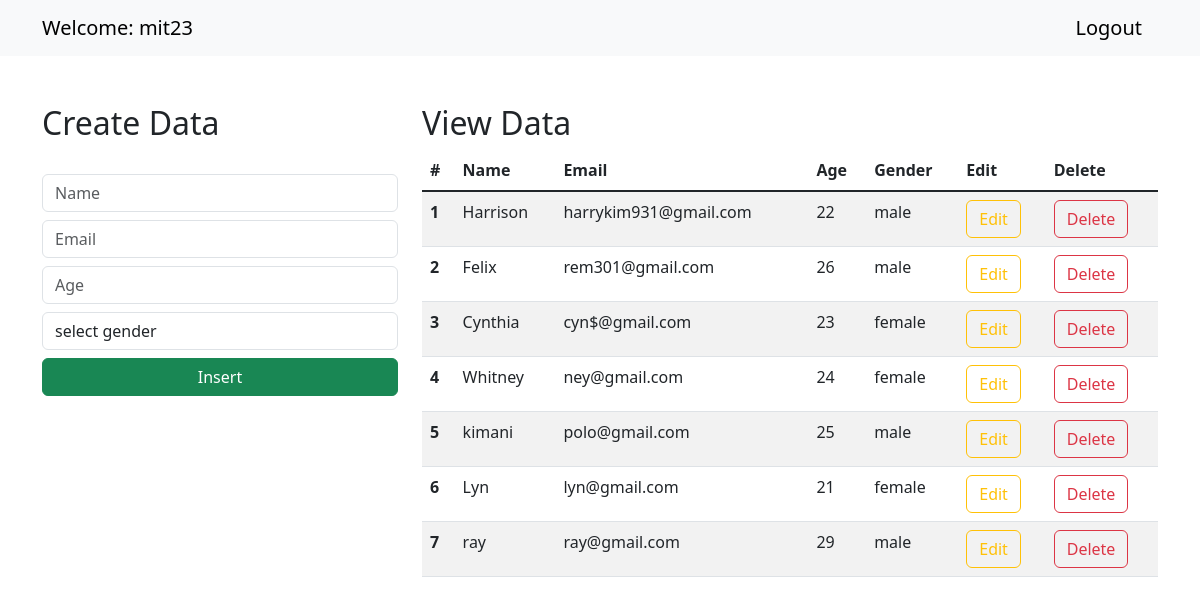
The app's page / (signed in) with its own data.
### CRUD/models.py (models this page shows, shortened)
class Student(models.Model):
    name = models.CharField(max_length=30, blank=False, null=False)
    email = models.EmailField(null=True)
    age = models.IntegerField()
    gender = models.CharField(max_length=30, blank=False, null=False)

### CRUD/views.py (the view)
# urls.py: path('', views.index, name="index"),
def index(request):
    data = Student.objects.all()
    context = {"data": data}
    return render(request, "index.html", context)

### templates/index.html (shortened to what this page needs)
<!doctype html>
<html lang="en">
<head>
    <link href="https://cdn.jsdelivr.net/npm/bootstrap@5.3.0-alpha1/dist/css/bootstrap.min.css" rel="stylesheet">
</head>
<body>
 <nav class="navbar navbar-expand-lg bg-body-tertiary">
        <div class="container-md">
          <a class="navbar-brand" href="/">Welcome: {{request.user}}</a>
          <a class="navbar-brand" href="/logout">Logout</a>
        </div>
      </nav>
      <div class="container mt-5">
        <div class="row">
            <div class="col-md-4">
                <h2>Create Data</h2>
                <br>
                <form action="/insert" method="post">{% csrf_token %}
                    <div class="form-group">
                        <input type="text" class="form-control" placeholder="Name" name="name" required>
                    </div>
                    <div class="form-group">
                        <input type="email" class="form-control  mt-2" placeholder="Email" name="email" required>
                    </div>
                    <div class="form-group">
                        <input type="number" class="form-control  mt-2" placeholder="Age" name="age" required>
                    </div>
                    <div class="form-group mt-2">
                        <select id="gender" name="gender" class="form-control" required>
                            <option selected>select gender</option>
                        </select>
                    </div>
                    <div class="d-grid gap-2">
                        <button class="btn btn-success mt-2" type="submit">Insert</button>
                    </div>
                </form>
            </div>
            <div class="col-md-8">
                <h2>View Data</h2>
                <table class="table table-striped table-hover">
                    <thead>
                      <tr>
                        <th scope="col">#</th>
                        <th scope="col">Name</th>
                        <th scope="col">Email</th>
                        <th scope="col">Age</th>
                        <th scope="col">Gender</th>
                        <th scope="col">Edit</th>
                        <th scope="col">Delete</th>
                      </tr>
                    </thead>
                    <tbody class="table-group-divider">
                    {% for d in data %}
                      <tr>
                        <th scope="row">{{d.id}}</th>
                        <td>{{d.name}}</td>
                        <td>{{d.email}}</td>
                        <td>{{d.age}}</td>
                        <td>{{d.gender}}</td>
                        <td><a href="/update/{{d.id}}" type="button" class="btn btn-outline-warning">Edit</a></td>
                        <td><a href="/delete/{{d.id}}" type="button" class="btn btn-outline-danger">Delete</a></td>
                      </tr>
                    {% endfor %}
                    </tbody>
                  </table>
            </div>
        </div>
      </div>
</body>
</html>

### records on screen
Student: id "1", name "Harrison", email "harrykim931@gmail.com", age "22", gender "male"
Student: id "2", name "Felix", email "rem301@gmail.com", age "26", gender "male"
Student: id "3", name "Cynthia", email "cyn$@gmail.com", age "23", gender "female"
Student: id "4", name "Whitney", email "ney@gmail.com", age "24", gender "female"
Student: id "5", name "kimani", email "polo@gmail.com", age "25", gender "male"
Student: id "6", name "Lyn", email "lyn@gmail.com", age "21", gender "female"
Student: id "7", name "ray", email "ray@gmail.com", age "29", gender "male"

### other values on screen
{{ request.user }} "mit23"
